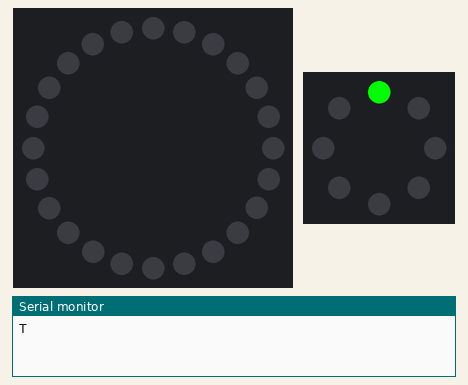
Recording of a sketch running on a simulated Arduino Uno, built with avr-gcc and run on an emulated ATmega328P. Shown: 24 RGB LEDs in a ring, first at the top, clockwise, 8 RGB LEDs in a ring, first at the top, clockwise, the last lines printed to the serial monitor.

Above: at 0.1 s.
At 3.1 s:
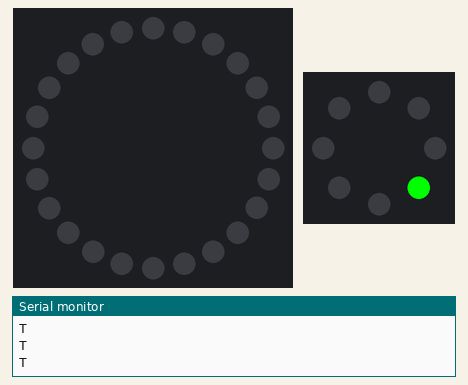
At 7.1 s:
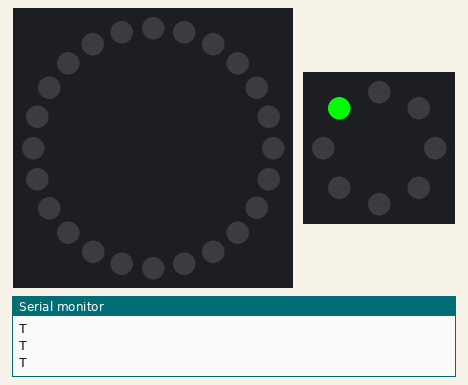
At 15.1 s:
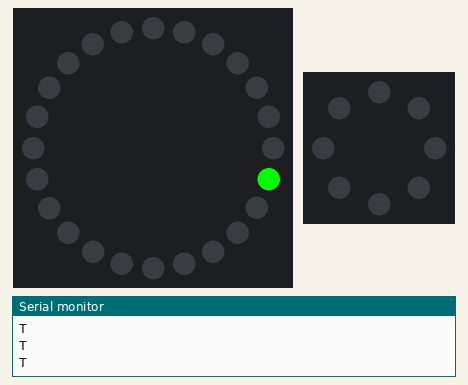
At 23.1 s:
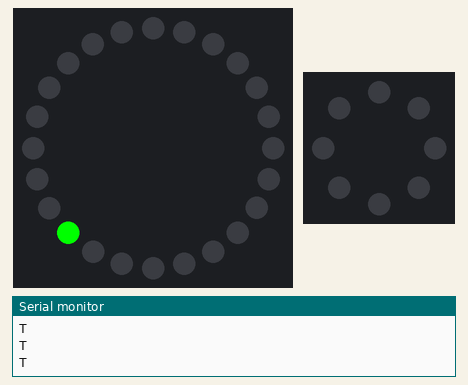
At 31.1 s:
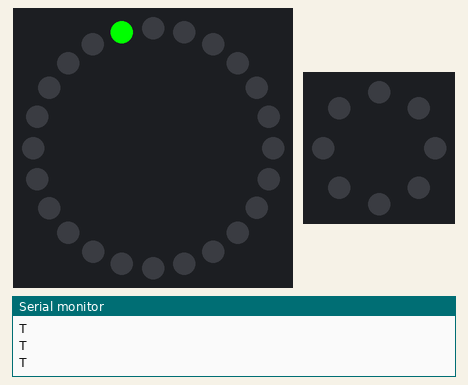
Timing chart, 0 to 40.0 s (numbered marks = the images above):
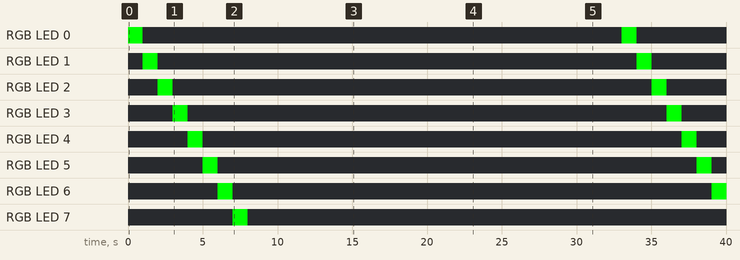

The sketch:

green_blink.ino
```cpp
#include <Adafruit_NeoPixel.h>

// Pin and LED count
#define PIN_BIG    6
#define LEDS_BIG   24

#define PIN_SMALL  5
#define LEDS_SMALL 8

// Create NeoPixel objects
Adafruit_NeoPixel ringBig(LEDS_BIG, PIN_BIG, NEO_GRB + NEO_KHZ800);
Adafruit_NeoPixel ringSmall(LEDS_SMALL, PIN_SMALL, NEO_GRB + NEO_KHZ800);

// -------------------- SETUP --------------------
void setup() {
  Serial.begin(115200);   // Reliable baud rate for Python

  ringBig.begin();
  ringSmall.begin();

  ringBig.show();       // All OFF
  ringSmall.show();     // All OFF
}

// -------------------- LOOP --------------------
void loop() {
  // Small ring chase
  chaseRing(ringSmall, 0, 255, 0, 1000);
  setAll(ringSmall, 0, 0, 0);

  // Big ring chase
  chaseRing(ringBig, 0, 255, 0, 1000);
  setAll(ringBig, 0, 0, 0);

  delay(1000);
}

// -------------------- FUNCTIONS --------------------

// Send trigger to Python
void sendTrigger() {
  Serial.println("T");   // Send trigger with newline
}

// Chase one LED at a time and send trigger
void chaseRing(Adafruit_NeoPixel &ring, int r, int g, int b, int wait) {
  for (int i = 0; i < ring.numPixels(); i++) {
    ring.clear();
    ring.setPixelColor(i, ring.Color(r, g, b));
    ring.show();

    sendTrigger();       // 🔔 Trigger for Python

    delay(wait);
  }
}

// Set all LEDs in a ring to one color
void setAll(Adafruit_NeoPixel &ring, int r, int g, int b) {
  for (int i = 0; i < ring.numPixels(); i++) {
    ring.setPixelColor(i, ring.Color(r, g, b));
  }
  ring.show();
}
```

Measured:
- by itself, RGB LED 0–5: alternates RGB(0, 255, 0) for 1.0 s and off for 32.0 s
- by itself, RGB LED 6: off → RGB(0, 255, 0) at 6.0 s, → off 1.0 s later, → RGB(0, 255, 0) 32.0 s later
- by itself, RGB LED 7: off → RGB(0, 255, 0) at 7.0 s, → off 1.0 s later
- what the display in image 1 shows lasts 1.0 s, from 3.0 s to 4.0 s
